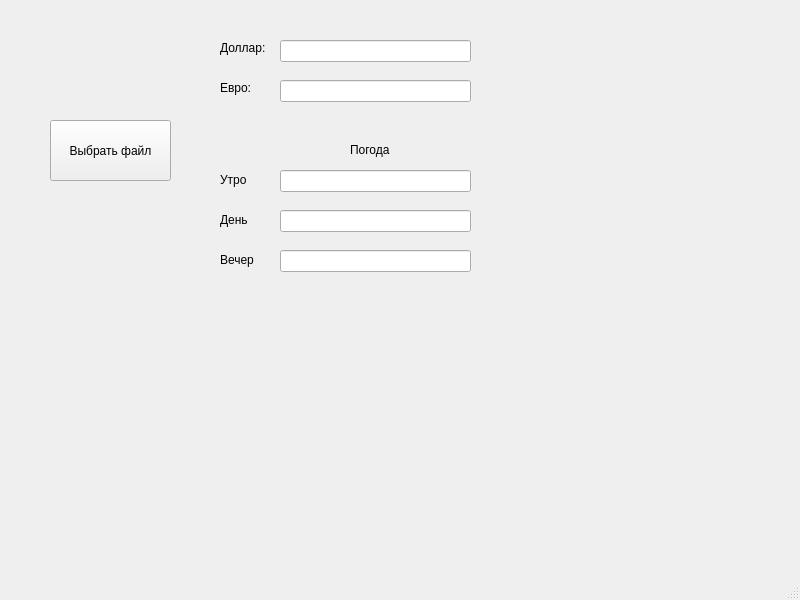
<?xml version="1.0" encoding="UTF-8"?>
<ui version="4.0">
 <class>MainWindow</class>
 <widget class="QMainWindow" name="MainWindow">
  <property name="geometry">
   <rect>
    <x>0</x>
    <y>0</y>
    <width>800</width>
    <height>600</height>
   </rect>
  </property>
  <property name="windowTitle">
   <string>MainWindow</string>
  </property>
  <widget class="QWidget" name="centralwidget">
   <widget class="QPushButton" name="buttonChoice">
    <property name="geometry">
     <rect>
      <x>50</x>
      <y>120</y>
      <width>121</width>
      <height>61</height>
     </rect>
    </property>
    <property name="text">
     <string>Выбрать файл</string>
    </property>
   </widget>
   <widget class="QLineEdit" name="lineEditUSD">
    <property name="geometry">
     <rect>
      <x>280</x>
      <y>40</y>
      <width>191</width>
      <height>22</height>
     </rect>
    </property>
   </widget>
   <widget class="QLineEdit" name="lineEditEuro">
    <property name="geometry">
     <rect>
      <x>280</x>
      <y>80</y>
      <width>191</width>
      <height>22</height>
     </rect>
    </property>
   </widget>
   <widget class="QLineEdit" name="lineEditWeatherMorning">
    <property name="geometry">
     <rect>
      <x>280</x>
      <y>170</y>
      <width>191</width>
      <height>22</height>
     </rect>
    </property>
   </widget>
   <widget class="QLabel" name="label">
    <property name="geometry">
     <rect>
      <x>220</x>
      <y>40</y>
      <width>49</width>
      <height>16</height>
     </rect>
    </property>
    <property name="text">
     <string>Доллар:</string>
    </property>
   </widget>
   <widget class="QLabel" name="label_2">
    <property name="geometry">
     <rect>
      <x>220</x>
      <y>80</y>
      <width>49</width>
      <height>16</height>
     </rect>
    </property>
    <property name="text">
     <string>Евро:</string>
    </property>
   </widget>
   <widget class="QLabel" name="label_3">
    <property name="geometry">
     <rect>
      <x>350</x>
      <y>140</y>
      <width>51</width>
      <height>20</height>
     </rect>
    </property>
    <property name="text">
     <string>Погода</string>
    </property>
   </widget>
   <widget class="QLabel" name="label_4">
    <property name="geometry">
     <rect>
      <x>220</x>
      <y>170</y>
      <width>51</width>
      <height>20</height>
     </rect>
    </property>
    <property name="text">
     <string>Утро</string>
    </property>
   </widget>
   <widget class="QLabel" name="label_5">
    <property name="geometry">
     <rect>
      <x>220</x>
      <y>210</y>
      <width>51</width>
      <height>20</height>
     </rect>
    </property>
    <property name="text">
     <string>День</string>
    </property>
   </widget>
   <widget class="QLineEdit" name="lineEditWeatherDay">
    <property name="geometry">
     <rect>
      <x>280</x>
      <y>210</y>
      <width>191</width>
      <height>22</height>
     </rect>
    </property>
   </widget>
   <widget class="QLineEdit" name="lineEditWeatherEvening">
    <property name="geometry">
     <rect>
      <x>280</x>
      <y>250</y>
      <width>191</width>
      <height>22</height>
     </rect>
    </property>
   </widget>
   <widget class="QLabel" name="label_6">
    <property name="geometry">
     <rect>
      <x>220</x>
      <y>250</y>
      <width>51</width>
      <height>20</height>
     </rect>
    </property>
    <property name="text">
     <string>Вечер</string>
    </property>
   </widget>
  </widget>
  <widget class="QMenuBar" name="menubar">
   <property name="geometry">
    <rect>
     <x>0</x>
     <y>0</y>
     <width>800</width>
     <height>22</height>
    </rect>
   </property>
  </widget>
  <widget class="QStatusBar" name="statusbar"/>
 </widget>
 <resources/>
 <connections/>
</ui>
